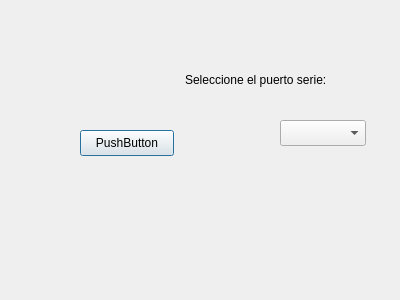
<?xml version="1.0" encoding="UTF-8"?>
<ui version="4.0">
 <class>DialogPuerto</class>
 <widget class="QDialog" name="DialogPuerto">
  <property name="geometry">
   <rect>
    <x>0</x>
    <y>0</y>
    <width>400</width>
    <height>300</height>
   </rect>
  </property>
  <property name="windowTitle">
   <string>Dialog</string>
  </property>
  <widget class="QComboBox" name="comboBoxPuertos">
   <property name="geometry">
    <rect>
     <x>280</x>
     <y>120</y>
     <width>86</width>
     <height>26</height>
    </rect>
   </property>
  </widget>
  <widget class="QPushButton" name="btnConectar">
   <property name="geometry">
    <rect>
     <x>80</x>
     <y>130</y>
     <width>94</width>
     <height>26</height>
    </rect>
   </property>
   <property name="text">
    <string>PushButton</string>
   </property>
  </widget>
  <widget class="QLabel" name="label">
   <property name="geometry">
    <rect>
     <x>185</x>
     <y>70</y>
     <width>191</width>
     <height>20</height>
    </rect>
   </property>
   <property name="text">
    <string>Seleccione el puerto serie:</string>
   </property>
  </widget>
 </widget>
 <resources/>
 <connections/>
</ui>
